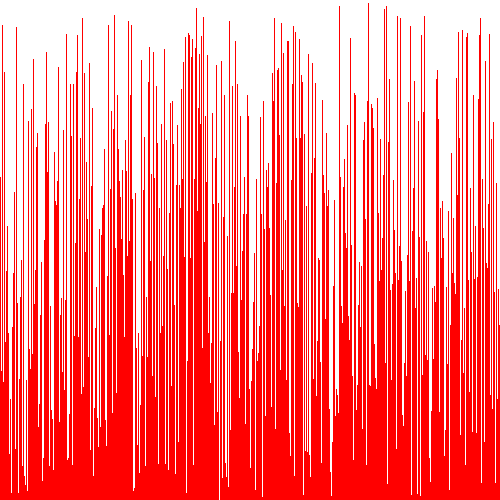
Frame 1 (no input)
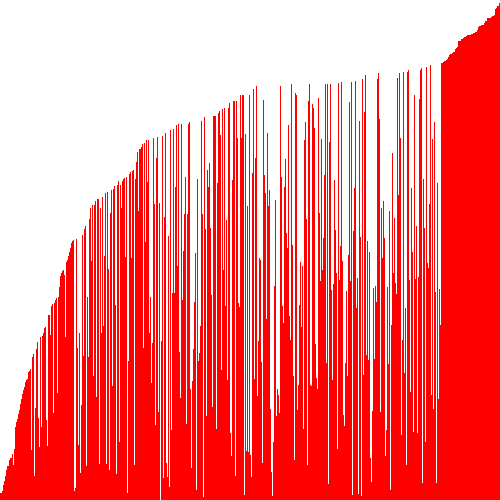
Frame 60 (the mouse pressed at the canvas centre just before this capture)
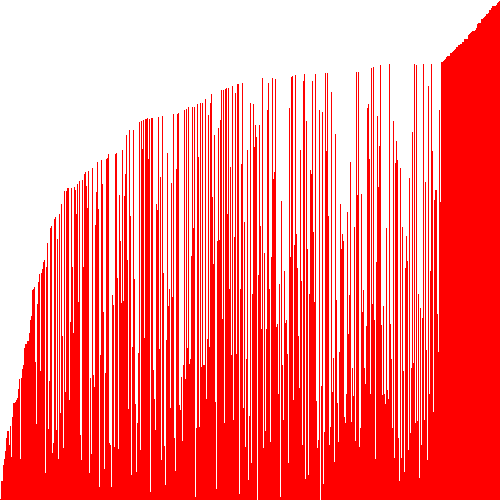
Frame 120 (the mouse held since frame 60 and released just before this capture)

The Processing sketch that drew these frames (run headless with seeded random() and noise(); from frame 60 on, the mouse is pressed at the canvas centre):

// Processing sketch: Visual_Array_Sorter
// ── Visual_Array_Sorter.pde
/* Copy the code into a new Processing sketch and complete then steps. */

//1. create an array of ints. don't initialize it yet.
int[] intArray;

void setup() {
  //2. set the size of your window
  size(500, 500);

  //3. initialize your array with the built in width variable
  intArray = new int[width];
  
  //4. initialize the ints in the array with random numbers
  //   from 0 to the built-in height variable, (int)random(height)
  randomizeArray();
  
  //5. call the noStroke() method
  noStroke();
  
}

void draw() {
  //6. set the background color with background(r, g, b);
  background(255, 255, 255);

  //7. set the color for your graph using the fill() method
  fill(255, 0, 0);

  //8. draw a rectangle for each int in your array.
  //   the x value will be the index of the int
  //   the y value will the height variable
  //   the width is 1
  //   the height is the negative array value at the array index, e.g. -intArray[ i ]
  for(int i=0; i<intArray.length; i++){
    rect(i, height, 1, -intArray[i]);
  }
  //9. call the stepSort method
  stepSort(intArray);

  //10. extract the code from step 4 that randomizes the array into a new method.

  //11. call the method you made in step 10 when the mouse is pressed using the mousePressed variable
}

void mousePressed(){
  randomizeArray();
}

void randomizeArray(){
  for(int i=0; i<intArray.length; i++){
    intArray[i] = (int)random(height);
  }
}
void stepSort(int[] arr) {
  for (int i = 1; i < arr.length; i++) {
    if (arr[i - 1] > arr[i]) {
      int t = arr[i];
      arr[i] = arr[i - 1];
      arr[i - 1] = t;
    }
  }
}
